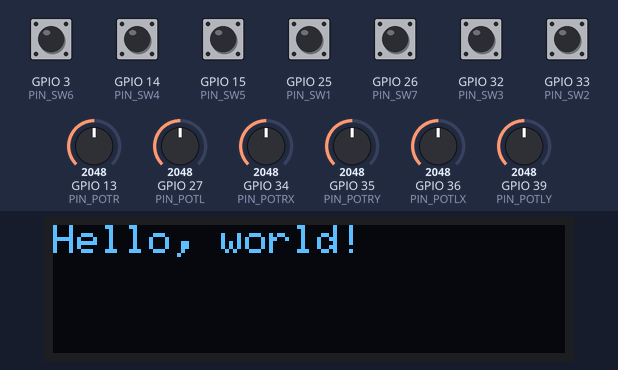
The sketch below on a simulated ESP32. On the bench: 128×32 one-colour display. The test bench sets the inputs (shaded band); at power-on: GPIO 3 (PIN_SW6), GPIO 14 (PIN_SW4), GPIO 15 (PIN_SW5), GPIO 25 (PIN_SW1), GPIO 26 (PIN_SW7), GPIO 32 (PIN_SW3), GPIO 33 (PIN_SW2) HIGH, GPIO 13 (PIN_POTR) = 2048, GPIO 27 (PIN_POTL) = 2048, GPIO 34 (PIN_POTRX) = 2048, GPIO 35 (PIN_POTRY) = 2048, GPIO 36 (PIN_POTLX) = 2048, GPIO 39 (PIN_POTLY) = 2048. The display library's start-up logo is not drawn; no radio packets arrive unless stated; what the sketch prints to the serial monitor is not drawn.

Above: at 2.1 s.
At 7.84 s:
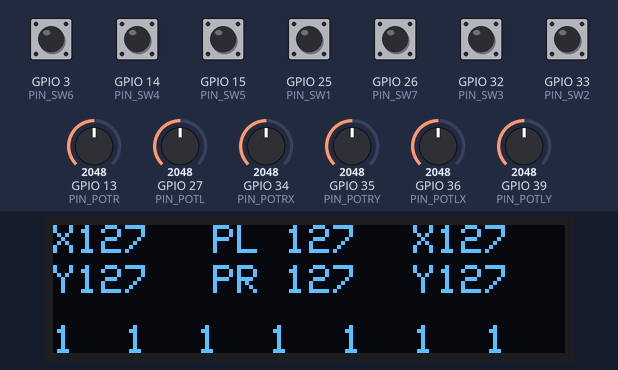
8.3 s: GPIO 13 (PIN_POTR) set to 2866
At 9.06 s:
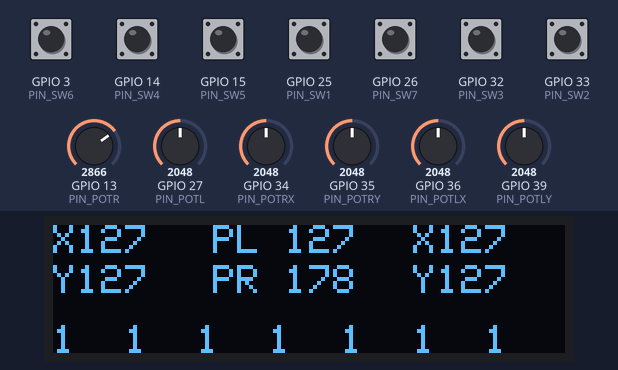
At 9.97 s:
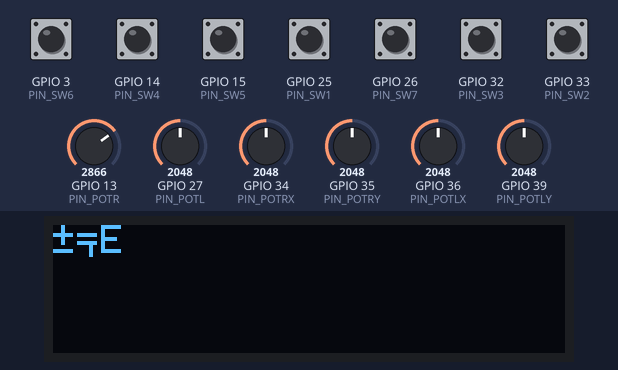
10.4 s: GPIO 27 (PIN_POTL) set to 1228
Timing chart, 0 to 10.5 s (numbered marks = the images above; inputs shaded):
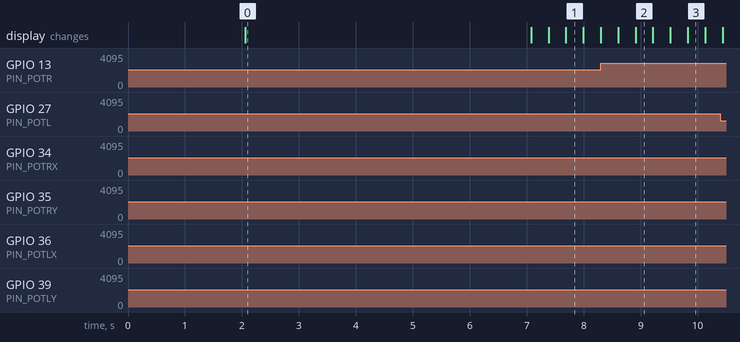

The sketch:

NRF24Transmitter.ino
```cpp
/// NRF24Transmitter

//Display
//GPIO 22 (SCL) and GPIO 21 (SDA)
//RF
//NRF24L01 VCC ………………………………………… 3.3V of ESP32
//NRF24L01 CSN ………………………………………… D5 of ESP32
//NRF24L01 MOSI ………………………………………… D23 of ESP32
//NRF24L01 GND ………………………………………… GND of ESP32
//NRF24L01 CE ………………………………………… D4 of ESP32
//NRF24L01 SCK ………………………………………… D18 of ESP32
//NRF24L01 MISO ………………………………………… D19 of ESP32

#include <SPI.h>
#include <Wire.h>
#include <Adafruit_GFX.h>
#include <Adafruit_SSD1306.h>
#include <nRF24L01.h>
#include <RF24.h>

#define PIN_POTLX 36
#define PIN_POTLY 39
#define PIN_POTRX 34
#define PIN_POTRY 35
#define PIN_POTL 27
#define PIN_POTR 13

#define PIN_SW1 25
#define PIN_SW2 33
#define PIN_SW3 32
#define PIN_SW4 14
#define PIN_SW5 15
#define PIN_SW6 3
#define PIN_SW7 26

#define SCREEN_WIDTH 128 // OLED display width, in pixels
#define SCREEN_HEIGHT 32 // OLED display height, in pixels
#define OLED_RESET -1 // Reset pin # (or -1 if sharing Arduino reset pin)
Adafruit_SSD1306 display(SCREEN_WIDTH, SCREEN_HEIGHT, &Wire, OLED_RESET);

RF24 radio(4, 5); // ESP32
//RF24 radio(7, 8); // Arduino CE, CSN
const byte address[6] = "00001";

int curVal = 1;
String serialVal = "";
String radioVal = "";
boolean isRadioSender = 1;

int i=0;
bool swList[8] = {1, 1, 1, 1, 1, 1, 1, 1};
byte swNo=0;

byte dlxVal = 0;
byte dlyVal = 0;
byte drxVal = 0;
byte dryVal = 0;

// Max size of this struct is 32 bytes - NRF24L01 buffer limit
struct Data_Package {
  byte lxVal;
  byte lyVal;
  byte rxVal;
  byte ryVal;
  byte potLVal;
  byte potRVal;
  byte _SW;
};
Data_Package data; //Create a variable with the above structure
void initData(){
  data.lxVal = 127;
  data.lyVal = 127;
  data.rxVal = 127;
  data.ryVal = 127;
  data.potLVal = 127;
  data.potRVal = 127;
  data._SW = 255;

  delay(1000);
  readPots();
  dlxVal = 127 - data.lxVal;
  dlyVal = 127 - data.lyVal;
  drxVal = 127 - data.rxVal;
  dryVal = 127 - data.ryVal;

  Serial.println("Delta");
  Serial.println(dlxVal);
  Serial.println(dlyVal);
  Serial.println(drxVal);
  Serial.println(dryVal);
  delay(1000);

  readPots();
}

void setup() {
  initDisplay();
  setUpPins();
  initData();
  initRadio();
  if (isRadioSender == HIGH) {
    startRadioSender();
  }
  else {
    startRadioReceiver();
  }
}

void setUpPins(){
  pinMode(PIN_SW1, INPUT_PULLUP);
  pinMode(PIN_SW2, INPUT_PULLUP);
  pinMode(PIN_SW3, INPUT_PULLUP);
  pinMode(PIN_SW4, INPUT_PULLUP);
  pinMode(PIN_SW5, INPUT_PULLUP);
  pinMode(PIN_SW6, INPUT_PULLUP);
  pinMode(PIN_SW7, INPUT_PULLUP);
  //pinMode(PIN_SW8, INPUT_PULLUP);
}

void readPins(){
  swList[0] = digitalRead(PIN_SW1);
  swList[1] = digitalRead(PIN_SW2);
  swList[2] = digitalRead(PIN_SW3);
  swList[3] = digitalRead(PIN_SW4);
  swList[4] = digitalRead(PIN_SW5);
  swList[5] = digitalRead(PIN_SW6);
  swList[6] = digitalRead(PIN_SW7);
  swList[7] = 0;
  encodeBtn();
  data._SW = swNo;
  Serial.println("BTN:");
  Serial.println(swNo);
}

void encodeBtn(){
  swNo = 0;
  swNo += swList[0] << 7;
  swNo += swList[1] << 6;
  swNo += swList[2] << 5;
  swNo += swList[3] << 4;
  swNo += swList[4] << 3;
  swNo += swList[5] << 2;
  swNo += swList[6] << 1;
  swNo += swList[7] << 0;
  Serial.println("swNo ");
  Serial.println(swNo);
}

void decodeBtn(){
  byte recByte = swNo;
  swNo = 0;
  swList[0] = recByte >> 7;
  swNo += swList[0]*128;
  swList[1] = (recByte-swNo) >> 6;
  swNo += swList[1]*64;
  swList[2] = (recByte-swNo) >> 5;
  swNo += swList[2]*32;
  swList[3] = (recByte-swNo) >> 4;
  swNo += swList[3]*16;
  swList[4] = (recByte-swNo) >> 3;
  swNo += swList[4]*8;
  swList[5] = (recByte-swNo) >> 2;
  swNo += swList[5]*4;
  swList[6] = (recByte-swNo) >> 1;
  swNo += swList[6]*2;
  swList[7] = (recByte-swNo) >> 0;
  swNo += swList[7]*0;

  Serial.println("swList ");
  for(i=0; i<8; i++){
    Serial.print(swList[i]);
  }
  Serial.println("");
}

void readPots(){
  i = map(analogRead(PIN_POTLX), 0, 4095, 0, 255)+dlxVal; if (i > 255){ i = 255; } else if (i < 0){ i = 0; } data.lxVal = i;
  i = map(analogRead(PIN_POTLY), 0, 4095, 0, 255)+dlyVal; if (i > 255){ i = 255; } else if (i < 0){ i = 0; } data.lyVal = i;
  i = map(analogRead(PIN_POTRX), 0, 4095, 0, 255)+drxVal; if (i > 255){ i = 255; } else if (i < 0){ i = 0; } data.rxVal = i;
  i = map(analogRead(PIN_POTRY), 0, 4095, 0, 255)+dryVal; if (i > 255){ i = 255; } else if (i < 0){ i = 0; } data.ryVal = i;

  // data.lxVal = map(analogRead(PIN_POTLX), 0, 4095, 0, 255);
  // data.lyVal = map(analogRead(PIN_POTLY), 0, 4095, 0, 255);
  // data.rxVal = map(analogRead(PIN_POTRX), 0, 4095, 0, 255);
  // data.ryVal = map(analogRead(PIN_POTRY), 0, 4095, 0, 255);
  data.potLVal = map(analogRead(PIN_POTL), 0, 4095, 0, 255);
  data.potRVal = map(analogRead(PIN_POTR), 0, 4095, 0, 255);

  Serial.println("POT: ");
  Serial.println(data.lxVal);
  Serial.println(data.lyVal);
  Serial.println(data.rxVal);
  Serial.println(data.ryVal);
  Serial.println(data.potLVal);
  Serial.println(data.potRVal);

  //int i = map(analogRead(sensorPin), 0, 1023, 0, 255);
  //int i = map(analogRead(sensorPin), 0, 4095, 0, 255);
}

void showData(){
  Serial.println("POT: ");
  Serial.println(data.lxVal);
  Serial.println(data.lyVal);
  Serial.println(data.rxVal);
  Serial.println(data.ryVal);
  Serial.println(data.potLVal);
  Serial.println(data.potRVal);
  swNo = data._SW;
  decodeBtn();
  showDataScr();
}

void showDataScr(){
  display.clearDisplay();
  display.setCursor(0,0);
  display.print(F("X"));
  display.print(data.lxVal);
  display.setCursor(40,0);
  display.print(F("PL "));
  display.print(data.potLVal);
  display.setCursor(90,0);
  display.print(F("X"));
  display.print(data.rxVal);
  display.setCursor(0,10);
  display.print(F("Y"));
  display.print(data.lyVal);
  display.setCursor(40, 10);
  display.print(F("PR "));
  display.print(data.potRVal);
  display.setCursor(90, 10);
  display.print(F("Y"));
  display.print(data.ryVal);

  display.setCursor(0, 25);
  for(i=0; i<8; i++){
    display.print(swList[i]);
    display.print(F("  "));
  }
  display.display();
  //delay(1000);
}

void startRadioReceiver(){
  radio.openReadingPipe(0, address);
  radio.startListening();
}

void startRadioSender(){
  radio.openWritingPipe(address);
  radio.stopListening();
  const char text[] = "Hello Tushar";
  radio.write(&text, sizeof(text));
  delay(1000);
}

void initRadio(){
  radio.begin();
  radio.setPALevel(RF24_PA_HIGH);
}

void initDisplay(){
  Serial.begin(115200);

  // SSD1306_SWITCHCAPVCC = generate display voltage from 3.3V internally
  if(!display.begin(SSD1306_SWITCHCAPVCC, 0x3C)) { // Address 0x3C for 128x32
    Serial.println(F("SSD1306 allocation failed"));
    for(;;); // Don't proceed, loop forever
  }
  display.setRotation(2);
  display.display();
  delay(2000); // Pause for 2 seconds
  display.setTextColor(SSD1306_WHITE); // Draw white text
  display.setTextSize(1);             // Normal 1:1 pixel scale
  display.clearDisplay();
  display.setCursor(0,0);             // Start at top-left corner
  display.println(F("Hello, world!"));
  display.display();

  delay(2000);
  Serial.println ("Started");
  Serial.println ("*************************************");
}

void loop() {
  showData();
  radioVal="";
  readPots();
  readPins();

  if (isRadioSender == HIGH) {
    curVal++;

    //const char text[] = "Hello World";
    //radio.write(&text, sizeof(text));
    //Serial.println(text);

    serialVal = "Tushar " + String(curVal);
    Serial.println("S: "+serialVal);
    radio.write(&serialVal, sizeof(serialVal));

    // Send the whole data from the structure to the receiver
    //radio.write(&data, sizeof(Data_Package));

    while (Serial.available() > 0)
    {
      serialVal = Serial.readString();
      serialVal.trim();
      Serial.println(serialVal);
      radio.write(&serialVal, sizeof(serialVal));
    }

    display.clearDisplay();
    display.setCursor(0,0);
    display.println(F(&serialVal));
    display.display();
    //delay(1000);
  }
  else {
    if (radio.available()) {
      //char text[32] = "";
      //radio.read(&text, sizeof(text));
      //Serial.println(text);

      // Send the whole data from the structure to the receiver
      //radio.read(&data, sizeof(Data_Package));
      //showData();

      radio.read(&radioVal, sizeof(radioVal));
      Serial.println("R: "+radioVal);
      display.clearDisplay();
      display.setCursor(0,0);
      display.println(F(&radioVal));
      display.display();
    }
    else{
      radioVal = "";
    }
  }
}
```

Measured:
- after the input at 8.3 s, the display: first differs from a run without the input after 0.61 s (image 2)
- what the display in image 0 shows lasts 5.0 s, from 2.1 s to 7.1 s
